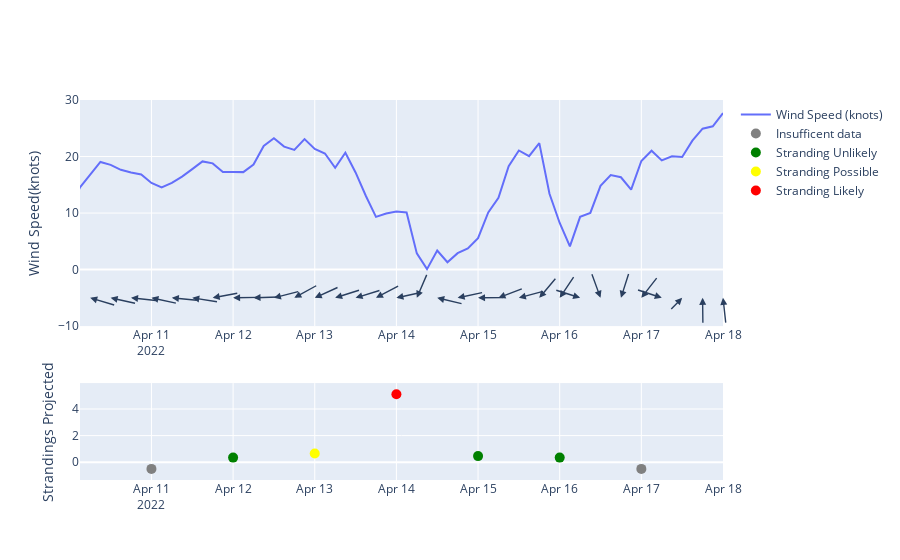

Write notebook code for a chart like this one.
### Code cell
fig = make_subplots(rows=2, cols=1, row_heights=[0.7, 0.3])

fig.add_trace(
    go.Scatter(x = times, y= ds.ws, name='Wind Speed (knots)', visible=True), row = 1, col =1)


x = df.predict.where(df.predict<0).dropna()
fig.add_trace(
    go.Scatter(x = x.index.values, y= list(x.values),  
                    visible=True, 
                    marker = dict(size=10, color = 'grey'),
                    mode='markers',
                    name='Insufficent data'), row = 2, col =1)


x = df.predict.where(df.predict>=0).where(df.predict<0.6).dropna()
fig.add_trace(
    go.Scatter(x = x.index.values, y= list(x.values),  
                    visible=True, 
                    marker = dict(size=10, color = 'green'),
                    mode='markers',
                    name='Stranding Unlikely'), row = 2, col =1)

x = df.predict.where(df.predict>=0.6).where(df.predict<1).dropna()
fig.add_trace(
    go.Scatter(x = x.index.values, y= list(x.values),  
                    visible=True, 
                    marker = dict(size=10, color = 'yellow'),
                    mode='markers',
                    name='Stranding Possible'), row = 2, col =1)


x = df.predict.where(df.predict>=1).dropna()
fig.add_trace(
    go.Scatter(x = x.index.values, y= list(x.values),  
                    visible=True, 
                    marker = dict(size=10, color = 'red'),
                    mode='markers',
                    name='Stranding Likely'), row = 2, col =1)



for a in arrows:
    fig.add_annotation(a)
    
fig.update_yaxes(range=[-10, 30], row = 1)
fig.update_xaxes(range=[times[-64], times[-1]], row = 1)

if df.predict.max() < 1:
    fig.update_yaxes(range=[-1, 5], row = 2)
    
fig.update_xaxes(range=[times[-64], times[-1]], row = 2)


fig.update_yaxes(title="Wind Speed(knots)", row = 1)
fig.update_yaxes(title="Strandings Projected", row = 2)
    
fig.show()
fig.write_html("forecast.html")

### Figure 1 — Plotly figure (JSON) as saved in the notebook; plotly's stock layout.template omitted (floating-point values rounded to 4 significant figures)
{"data": [{"name": "Wind Speed (knots)", "type": "scatter", "visible": true, "x": ["2022-04-09T00:00:00", "2022-04-09T03:00:00", "2022-04-09T06:00:00", "2022-04-09T09:00:00", "2022-04-09T12:00:00", "2022-04-09T15:00:00", "2022-04-09T18:00:00", "2022-04-09T21:00:00", "2022-04-10T00:00:00", "2022-04-10T03:00:00", "2022-04-10T06:00:00", "2022-04-10T09:00:00", "2022-04-10T12:00:00", "2022-04-10T15:00:00", "2022-04-10T18:00:00", "2022-04-10T21:00:00", "2022-04-11T00:00:00", "2022-04-11T03:00:00", "2022-04-11T06:00:00", "2022-04-11T09:00:00", "2022-04-11T12:00:00", "2022-04-11T15:00:00", "2022-04-11T18:00:00", "2022-04-11T21:00:00", "2022-04-12T00:00:00", "2022-04-12T03:00:00", "2022-04-12T06:00:00", "2022-04-12T09:00:00", "2022-04-12T12:00:00", "2022-04-12T15:00:00", "2022-04-12T18:00:00", "2022-04-12T21:00:00", "2022-04-13T00:00:00", "2022-04-13T03:00:00", "2022-04-13T06:00:00", "2022-04-13T09:00:00", "2022-04-13T12:00:00", "2022-04-13T15:00:00", "2022-04-13T18:00:00", "2022-04-13T21:00:00", "2022-04-14T00:00:00", "2022-04-14T03:00:00", "2022-04-14T06:00:00", "2022-04-14T09:00:00", "2022-04-14T12:00:00", "2022-04-14T15:00:00", "2022-04-14T18:00:00", "2022-04-14T21:00:00", "2022-04-15T00:00:00", "2022-04-15T03:00:00", "2022-04-15T06:00:00", "2022-04-15T09:00:00", "2022-04-15T12:00:00", "2022-04-15T15:00:00", "2022-04-15T18:00:00", "2022-04-15T21:00:00", "2022-04-16T00:00:00", "2022-04-16T03:00:00", "2022-04-16T06:00:00", "2022-04-16T09:00:00", "2022-04-16T12:00:00", "2022-04-16T15:00:00", "2022-04-16T18:00:00", "2022-04-16T21:00:00", "2022-04-17T00:00:00", "2022-04-17T03:00:00", "2022-04-17T06:00:00", "2022-04-17T09:00:00", "2022-04-17T12:00:00", "2022-04-17T15:00:00", "2022-04-17T18:00:00", "2022-04-17T21:00:00", "2022-04-18T00:00:00"], "xaxis": "x", "y": [13.65, 12.14, 10.86, 13.1, 14.37, 12.16, 11.23, 13.67, 10.7, 14.56, 16.86, 19.04, 18.52, 17.64, 17.17, 16.83, 15.33, 14.53, 15.32, 16.44, 17.77, 19.14, 18.79, 17.28, 17.27, 17.24, 18.58, 21.87, 23.23, 21.75, 21.16, 23.09, 21.36, 20.54, 18.0, 20.66, 17.18, 13.06, 9.32, 9.927, 10.29, 10.1, 2.862, 0.07449, 3.366, 1.295, 2.908, 3.726, 5.571, 10.11, 12.7, 18.29, 21.07, 20.08, 22.37, 13.41, 8.244, 4.111, 9.324, 10.02, 14.8, 16.73, 16.33, 14.13, 19.22, 21.02, 19.32, 20.04, 19.93, 22.81, 24.93, 25.35, 27.68], "yaxis": "y"}, {"marker": {"color": "grey", "size": 10}, "mode": "markers", "name": "Insufficent data", "type": "scatter", "visible": true, "x": ["2022-04-08T00:00:00.000000000", "2022-04-09T00:00:00.000000000", "2022-04-10T00:00:00.000000000", "2022-04-11T00:00:00.000000000", "2022-04-17T00:00:00.000000000"], "xaxis": "x2", "y": [-0.5, -0.5, -0.5, -0.5, -0.5], "yaxis": "y2"}, {"marker": {"color": "green", "size": 10}, "mode": "markers", "name": "Stranding Unlikely", "type": "scatter", "visible": true, "x": ["2022-04-12T00:00:00.000000000", "2022-04-15T00:00:00.000000000", "2022-04-16T00:00:00.000000000"], "xaxis": "x2", "y": [0.35, 0.46, 0.35], "yaxis": "y2"}, {"marker": {"color": "yellow", "size": 10}, "mode": "markers", "name": "Stranding Possible", "type": "scatter", "visible": true, "x": ["2022-04-13T00:00:00.000000000"], "xaxis": "x2", "y": [0.66], "yaxis": "y2"}, {"marker": {"color": "red", "size": 10}, "mode": "markers", "name": "Stranding Likely", "type": "scatter", "visible": true, "x": ["2022-04-14T00:00:00.000000000"], "xaxis": "x2", "y": [5.11], "yaxis": "y2"}], "layout": {"annotations": [{"arrowhead": 2, "arrowsize": 1, "arrowwidth": 1.4, "ax": 16.94, "axref": "pixel", "ay": 18.39, "ayref": "pixel", "visible": true, "x": "2022-04-09T00:00:00", "xanchor": "left", "xref": "x", "y": -5, "yanchor": "bottom", "yref": "y"}, {"arrowhead": 2, "arrowsize": 1, "arrowwidth": 1.4, "ax": 12.38, "axref": "pixel", "ay": 21.72, "ayref": "pixel", "visible": true, "x": "2022-04-09T06:00:00", "xanchor": "left", "xref": "x", "y": -5, "yanchor": "bottom", "yref": "y"}, {"arrowhead": 2, "arrowsize": 1, "arrowwidth": 1.4, "ax": 11.92, "axref": "pixel", "ay": 21.98, "ayref": "pixel", "visible": true, "x": "2022-04-09T12:00:00", "xanchor": "left", "xref": "x", "y": -5, "yanchor": "bottom", "yref": "y"}, {"arrowhead": 2, "arrowsize": 1, "arrowwidth": 1.4, "ax": 18.72, "axref": "pixel", "ay": 16.57, "ayref": "pixel", "visible": true, "x": "2022-04-09T18:00:00", "xanchor": "left", "xref": "x", "y": -5, "yanchor": "bottom", "yref": "y"}, {"arrowhead": 2, "arrowsize": 1, "arrowwidth": 1.4, "ax": 23.16, "axref": "pixel", "ay": 9.426, "ayref": "pixel", "visible": true, "x": "2022-04-10T00:00:00", "xanchor": "left", "xref": "x", "y": -5, "yanchor": "bottom", "yref": "y"}, {"arrowhead": 2, "arrowsize": 1, "arrowwidth": 1.4, "ax": 23.95, "axref": "pixel", "ay": 7.154, "ayref": "pixel", "visible": true, "x": "2022-04-10T06:00:00", "xanchor": "left", "xref": "x", "y": -5, "yanchor": "bottom", "yref": "y"}, {"arrowhead": 2, "arrowsize": 1, "arrowwidth": 1.4, "ax": 24.41, "axref": "pixel", "ay": 5.405, "ayref": "pixel", "visible": true, "x": "2022-04-10T12:00:00", "xanchor": "left", "xref": "x", "y": -5, "yanchor": "bottom", "yref": "y"}, {"arrowhead": 2, "arrowsize": 1, "arrowwidth": 1.4, "ax": 24.86, "axref": "pixel", "ay": 2.683, "ayref": "pixel", "visible": true, "x": "2022-04-10T18:00:00", "xanchor": "left", "xref": "x", "y": -5, "yanchor": "bottom", "yref": "y"}, {"arrowhead": 2, "arrowsize": 1, "arrowwidth": 1.4, "ax": 24.43, "axref": "pixel", "ay": 5.299, "ayref": "pixel", "visible": true, "x": "2022-04-11T00:00:00", "xanchor": "left", "xref": "x", "y": -5, "yanchor": "bottom", "yref": "y"}, {"arrowhead": 2, "arrowsize": 1, "arrowwidth": 1.4, "ax": 24.89, "axref": "pixel", "ay": 2.381, "ayref": "pixel", "visible": true, "x": "2022-04-11T06:00:00", "xanchor": "left", "xref": "x", "y": -5, "yanchor": "bottom", "yref": "y"}, {"arrowhead": 2, "arrowsize": 1, "arrowwidth": 1.4, "ax": 24.7, "axref": "pixel", "ay": 3.861, "ayref": "pixel", "visible": true, "x": "2022-04-11T12:00:00", "xanchor": "left", "xref": "x", "y": -5, "yanchor": "bottom", "yref": "y"}, {"arrowhead": 2, "arrowsize": 1, "arrowwidth": 1.4, "ax": 24.57, "axref": "pixel", "ay": -4.643, "ayref": "pixel", "visible": true, "x": "2022-04-11T18:00:00", "xanchor": "left", "xref": "x", "y": -5, "yanchor": "bottom", "yref": "y"}, {"arrowhead": 2, "arrowsize": 1, "arrowwidth": 1.4, "ax": 25.0, "axref": "pixel", "ay": -0.4819, "ayref": "pixel", "visible": true, "x": "2022-04-12T00:00:00", "xanchor": "left", "xref": "x", "y": -5, "yanchor": "bottom", "yref": "y"}, {"arrowhead": 2, "arrowsize": 1, "arrowwidth": 1.4, "ax": 24.99, "axref": "pixel", "ay": -0.8654, "ayref": "pixel", "visible": true, "x": "2022-04-12T06:00:00", "xanchor": "left", "xref": "x", "y": -5, "yanchor": "bottom", "yref": "y"}, {"arrowhead": 2, "arrowsize": 1, "arrowwidth": 1.4, "ax": 24.2, "axref": "pixel", "ay": -6.268, "ayref": "pixel", "visible": true, "x": "2022-04-12T12:00:00", "xanchor": "left", "xref": "x", "y": -5, "yanchor": "bottom", "yref": "y"}, {"arrowhead": 2, "arrowsize": 1, "arrowwidth": 1.4, "ax": 21.88, "axref": "pixel", "ay": -12.1, "ayref": "pixel", "visible": true, "x": "2022-04-12T18:00:00", "xanchor": "left", "xref": "x", "y": -5, "yanchor": "bottom", "yref": "y"}, {"arrowhead": 2, "arrowsize": 1, "arrowwidth": 1.4, "ax": 22.76, "axref": "pixel", "ay": -10.34, "ayref": "pixel", "visible": true, "x": "2022-04-13T00:00:00", "xanchor": "left", "xref": "x", "y": -5, "yanchor": "bottom", "yref": "y"}, {"arrowhead": 2, "arrowsize": 1, "arrowwidth": 1.4, "ax": 23.83, "axref": "pixel", "ay": -7.567, "ayref": "pixel", "visible": true, "x": "2022-04-13T06:00:00", "xanchor": "left", "xref": "x", "y": -5, "yanchor": "bottom", "yref": "y"}, {"arrowhead": 2, "arrowsize": 1, "arrowwidth": 1.4, "ax": 23.88, "axref": "pixel", "ay": -7.383, "ayref": "pixel", "visible": true, "x": "2022-04-13T12:00:00", "xanchor": "left", "xref": "x", "y": -5, "yanchor": "bottom", "yref": "y"}, {"arrowhead": 2, "arrowsize": 1, "arrowwidth": 1.4, "ax": 22.13, "axref": "pixel", "ay": -11.62, "ayref": "pixel", "visible": true, "x": "2022-04-13T18:00:00", "xanchor": "left", "xref": "x", "y": -5, "yanchor": "bottom", "yref": "y"}, {"arrowhead": 2, "arrowsize": 1, "arrowwidth": 1.4, "ax": 24.42, "axref": "pixel", "ay": -5.356, "ayref": "pixel", "visible": true, "x": "2022-04-14T00:00:00", "xanchor": "left", "xref": "x", "y": -5, "yanchor": "bottom", "yref": "y"}, {"arrowhead": 2, "arrowsize": 1, "arrowwidth": 1.4, "ax": 9.884, "axref": "pixel", "ay": -22.96, "ayref": "pixel", "visible": true, "x": "2022-04-14T06:00:00", "xanchor": "left", "xref": "x", "y": -5, "yanchor": "bottom", "yref": "y"}, {"arrowhead": 2, "arrowsize": 1, "arrowwidth": 1.4, "ax": 24.31, "axref": "pixel", "ay": 5.846, "ayref": "pixel", "visible": true, "x": "2022-04-14T12:00:00", "xanchor": "left", "xref": "x", "y": -5, "yanchor": "bottom", "yref": "y"}, {"arrowhead": 2, "arrowsize": 1, "arrowwidth": 1.4, "ax": 24.46, "axref": "pixel", "ay": -5.183, "ayref": "pixel", "visible": true, "x": "2022-04-14T18:00:00", "xanchor": "left", "xref": "x", "y": -5, "yanchor": "bottom", "yref": "y"}, {"arrowhead": 2, "arrowsize": 1, "arrowwidth": 1.4, "ax": 25.0, "axref": "pixel", "ay": -0.218, "ayref": "pixel", "visible": true, "x": "2022-04-15T00:00:00", "xanchor": "left", "xref": "x", "y": -5, "yanchor": "bottom", "yref": "y"}, {"arrowhead": 2, "arrowsize": 1, "arrowwidth": 1.4, "ax": 23.32, "axref": "pixel", "ay": -9.005, "ayref": "pixel", "visible": true, "x": "2022-04-15T06:00:00", "xanchor": "left", "xref": "x", "y": -5, "yanchor": "bottom", "yref": "y"}, {"arrowhead": 2, "arrowsize": 1, "arrowwidth": 1.4, "ax": 24.16, "axref": "pixel", "ay": -6.424, "ayref": "pixel", "visible": true, "x": "2022-04-15T12:00:00", "xanchor": "left", "xref": "x", "y": -5, "yanchor": "bottom", "yref": "y"}, {"arrowhead": 2, "arrowsize": 1, "arrowwidth": 1.4, "ax": 16.08, "axref": "pixel", "ay": -19.14, "ayref": "pixel", "visible": true, "x": "2022-04-15T18:00:00", "xanchor": "left", "xref": "x", "y": -5, "yanchor": "bottom", "yref": "y"}, {"arrowhead": 2, "arrowsize": 1, "arrowwidth": 1.4, "ax": 13.89, "axref": "pixel", "ay": -20.78, "ayref": "pixel", "visible": true, "x": "2022-04-16T00:00:00", "xanchor": "left", "xref": "x", "y": -5, "yanchor": "bottom", "yref": "y"}, {"arrowhead": 2, "arrowsize": 1, "arrowwidth": 1.4, "ax": -23.82, "axref": "pixel", "ay": -7.578, "ayref": "pixel", "visible": true, "x": "2022-04-16T06:00:00", "xanchor": "left", "xref": "x", "y": -5, "yanchor": "bottom", "yref": "y"}, {"arrowhead": 2, "arrowsize": 1, "arrowwidth": 1.4, "ax": -8.599, "axref": "pixel", "ay": -23.47, "ayref": "pixel", "visible": true, "x": "2022-04-16T12:00:00", "xanchor": "left", "xref": "x", "y": -5, "yanchor": "bottom", "yref": "y"}, {"arrowhead": 2, "arrowsize": 1, "arrowwidth": 1.4, "ax": 7.632, "axref": "pixel", "ay": -23.81, "ayref": "pixel", "visible": true, "x": "2022-04-16T18:00:00", "xanchor": "left", "xref": "x", "y": -5, "yanchor": "bottom", "yref": "y"}, {"arrowhead": 2, "arrowsize": 1, "arrowwidth": 1.4, "ax": 15.31, "axref": "pixel", "ay": -19.77, "ayref": "pixel", "visible": true, "x": "2022-04-17T00:00:00", "xanchor": "left", "xref": "x", "y": -5, "yanchor": "bottom", "yref": "y"}, {"arrowhead": 2, "arrowsize": 1, "arrowwidth": 1.4, "ax": -23.73, "axref": "pixel", "ay": -7.859, "ayref": "pixel", "visible": true, "x": "2022-04-17T06:00:00", "xanchor": "left", "xref": "x", "y": -5, "yanchor": "bottom", "yref": "y"}, {"arrowhead": 2, "arrowsize": 1, "arrowwidth": 1.4, "ax": -17.4, "axref": "pixel", "ay": 17.95, "ayref": "pixel", "visible": true, "x": "2022-04-17T12:00:00", "xanchor": "left", "xref": "x", "y": -5, "yanchor": "bottom", "yref": "y"}, {"arrowhead": 2, "arrowsize": 1, "arrowwidth": 1.4, "ax": 0.2939, "axref": "pixel", "ay": 25.0, "ayref": "pixel", "visible": true, "x": "2022-04-17T18:00:00", "xanchor": "left", "xref": "x", "y": -5, "yanchor": "bottom", "yref": "y"}, {"arrowhead": 2, "arrowsize": 1, "arrowwidth": 1.4, "ax": 2.728, "axref": "pixel", "ay": 24.85, "ayref": "pixel", "visible": true, "x": "2022-04-18T00:00:00", "xanchor": "left", "xref": "x", "y": -5, "yanchor": "bottom", "yref": "y"}], "xaxis": {"anchor": "y", "domain": [0, 1], "range": ["2022-04-10T03:00:00", "2022-04-18T00:00:00"]}, "xaxis2": {"anchor": "y2", "domain": [0, 1], "range": ["2022-04-10T03:00:00", "2022-04-18T00:00:00"]}, "yaxis": {"anchor": "x", "domain": [0.405, 1], "range": [-10, 30], "title": {"text": "Wind Speed(knots)"}}, "yaxis2": {"anchor": "x2", "domain": [0, 0.255], "title": {"text": "Strandings Projected"}}}}
